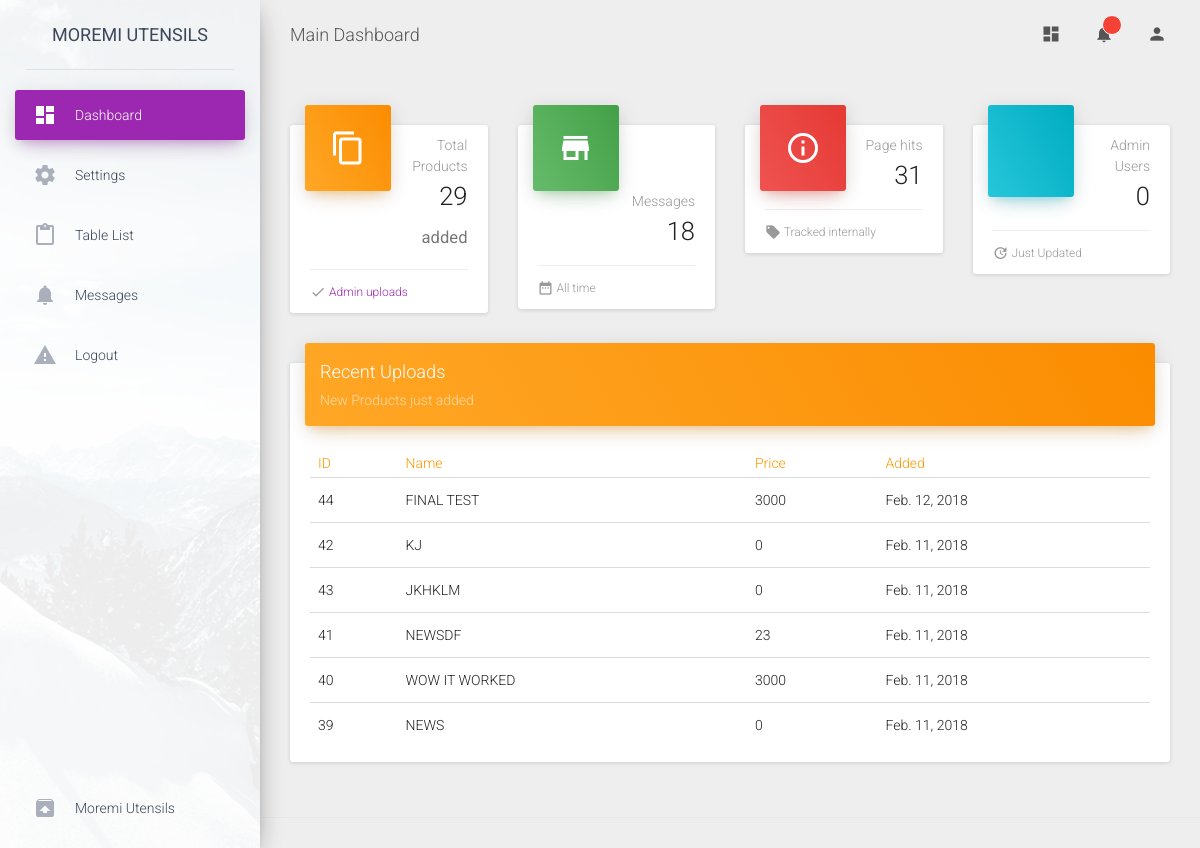
/cpanel (signed in), run on an earlier commit of the app's database.
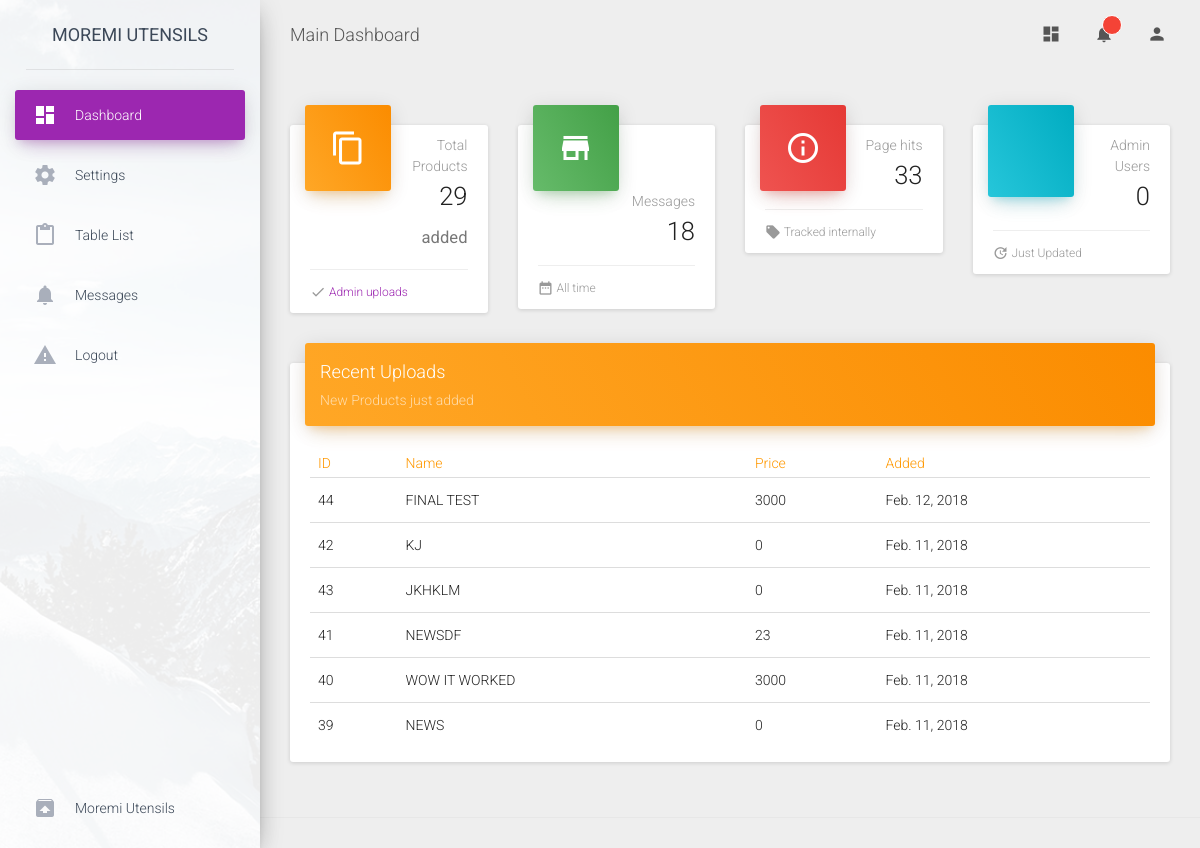
And on a later commit of the database.
### store/models.py (models this page shows, shortened)
class Page(models.Model):
    hits  = models.IntegerField(blank=True, default = 0)
    email = models.CharField(max_length=20, blank=True, default = "notifymailer@gmail.com")

class Product(models.Model):
    name            = models.CharField(max_length=30,unique=True)
    price           = models.IntegerField(default=0)
    details         = models.CharField(max_length=100,blank=True)
    slug            = models.SlugField(blank=True,unique=True)
    comments        = models.IntegerField(default=0)
    pub_date        = models.DateField(auto_now=True, blank=True)
    added           = models.FloatField(default=time.time(), null=True, blank=True)
    image           = models.FileField(upload_to='product-imgs/',null=True, blank=True)
    posted_by       = models.ForeignKey( User, on_delete=models.CASCADE, blank=True, null = True)
    is_top          = models.BooleanField(default = False)
    date            = models.DateField(auto_now_add=True)
    class Meta:
        ordering = ('name',)

### cpanel/views.py (the view)
# urls.py: path('',  views.dashboard, name='dashboard'),
@login_required
def dashboard(request):
    users = (User.objects.count())
    all_accounts = UserAccount.objects.all()
    products = Product.objects.order_by('-added')[:6]
    count = Product.objects.count()
    messages = Messages.objects.all()
    page = Page.objects.get(id = 1)
    print(messages)
    context = {"webaddress":webaddress[0],"count":count, "products":(products), "messages":(messages), "all_accounts":all_accounts,"page": page, "users":users}
    return render(request, 'admin/dashboard.html', context)

### store/models.py (called while the page is built)
    def __str__(self):              # __unicode__ on Python 2
        return self.message

### templates/admin/dashboard.html (shortened to what this page needs)
<!doctype html>
{% load static %}
<html lang="en">
<head>
    <link href="{% static "assets/css/bootstrap.min.css" %}" rel="stylesheet" />
    <link href="{% static "assets/css/material-dashboard.css" %}" rel="stylesheet" />
    <link href="{% static "assets/css/demo.css" %}" rel="stylesheet" />
    <link href="http://maxcdn.bootstrapcdn.com/font-awesome/latest/css/font-awesome.min.css" rel="stylesheet">
</head>
<body>
    <div class="wrapper">
        <div class="sidebar" data-color="purple" data-image="{% static "assets/img/sidebar-1.jpg" %}">
            <div class="logo">
                <a href="http://www.creative-tim.com" class="simple-text">
                    Moremi Utensils
                </a>
            </div>
            <div class="sidebar-wrapper">
                <ul class="nav">
                    <li class="active">
                        <a href="#">
                            <i class="material-icons">dashboard</i>
                            <p>Dashboard</p>
                        </a>
                    </li>
                    <li>
                        <a href="{{webadrress}}/cpanel/settings">
                            <i class="material-icons">settings</i>
                            <p>Settings</p>
                        </a>
                    </li>
                    <li>
                        <a href="{{webadrress}}/cpanel/tables">
                            <i class="material-icons">content_paste</i>
                            <p>Table List</p>
                        </a>
                    </li>
                    <li>
                        <a href="{{webadrress}}/cpanel/notifications">
                            <i class="material-icons text-gray">notifications</i>
                            <p>Messages</p>
                        </a>
                    </li>
                    <li>
                        <a href="{{webadrress}}/cpanel/logout">
                            <i class="material-icons text-gray">warning</i>
                            <p>Logout</p>
                        </a>
                    </li>
                    <li class="active-pro">
                        <a href="">
                            <i class="material-icons">unarchive</i>
                            <p>Moremi Utensils</p>
                        </a>
                    </li>
                </ul>
            </div>
        </div>
        <div class="main-panel">
            <nav class="navbar navbar-transparent navbar-absolute">
                <div class="container-fluid">
                    <div class="navbar-header">
                        <a class="navbar-brand" href="#"> Main Dashboard </a>
                    </div>
                    <div class="collapse navbar-collapse">
                        <ul class="nav navbar-nav navbar-right">
                            <li>
                                <a href="#pablo" class="dropdown-toggle" data-toggle="dropdown">
                                    <i class="material-icons">dashboard</i>
                                </a>
                            </li>
                            <li class="dropdown">
                                <a href="#" class="dropdown-toggle" data-toggle="dropdown">
                                    <i class="material-icons">notifications</i>
                                    <span class="notification"></span>
                                </a>
                            </li>
                            <li>
                                <a href="#pablo" class="dropdown-toggle" data-toggle="dropdown">
                                    <i class="material-icons">person</i>
                                </a>
                            </li>
                        </ul>
                    </div>
                </div>
            </nav>
            <div class="content">
                <div class="container-fluid">
                    <div class="row">
                        <div class="col-lg-3 col-md-6 col-sm-6">
                            <div class="card card-stats">
                                <div class="card-header" data-background-color="orange">
                                    <i class="material-icons">content_copy</i>
                                </div>
                                <div class="card-content">
                                    <p class="category">Total Products</p>
                                    <h3 class="title">{{count}}
                                        <small>added</small>
                                    </h3>
                                </div>
                                <div class="card-footer">
                                    <div class="stats">
                                        <i class="material-icons text-succes">check</i>
                                        <a href="#pablo">Admin uploads</a>
                                    </div>
                                </div>
                            </div>
                        </div>
                        <div class="col-lg-3 col-md-6 col-sm-6">
                            <div class="card card-stats">
                                <div class="card-header" data-background-color="green">
                                    <i class="material-icons">store</i>
                                </div>
                                <div class="card-content">
                                    <p class="category">Messages</p>
                                    <h3 class="title">{{messages|length}}</h3>
                                </div>
                                <div class="card-footer">
                                    <div class="stats">
                                        <i class="material-icons">date_range</i> All time
                                    </div>
                                </div>
                            </div>
                        </div>
                        {% if user.is_authenticated %}
                        <div class="col-lg-3 col-md-6 col-sm-6">
                            <div class="card card-stats">
                                <div class="card-header" data-background-color="red">
                                    <i class="material-icons">info_outline</i>
                                </div>
                                <div class="card-content">
                                    <p class="category">Page hits</p>
                                    <h3 class="title">{{page.hits}}</h3>
                                </div>
                                <div class="card-footer">
                                    <div class="stats">
                                        <i class="material-icons">local_offer</i> Tracked internally
                                    </div>
                                </div>
                            </div>
                        </div>
                        {% endif %}
                        <div class="col-lg-3 col-md-6 col-sm-6">
                            <div class="card card-stats">
                                <div class="card-header" data-background-color="blue">
                                    <i class="fa fa"></i>
                                </div>
                                <div class="card-content">
                                    <p class="category">Admin Users</p>
                                    <h3 class="title">{{all_accounts|length}}</h3>
                                </div>
                                <div class="card-footer">
                                    <div class="stats">
                                        <i class="material-icons">update</i> Just Updated
                                    </div>
                                </div>
                            </div>
                        </div>
                    </div>
                    <div class="row">
                        <div class="col-lg-12 col-md-12">
                            <div class="card">
                                <div class="card-header" data-background-color="orange">
                                    <h4 class="title">Recent Uploads</h4>
                                    <p class="category">New Products just added</p>
                                </div>
                                <div class="card-content table-responsive">
                                    <table class="table table-hover">
                                        <thead class="text-warning">
                                            <th>ID</th>
                                            <th>Name</th>
                                            <th>Price</th>
                                            <th>Added</th>
                                        </thead>
                                        <tbody>
                                            {% for product in products %}
                                            <tr>
                                                <td>{{product.id}}</td>
                                                <td>{{product.name|upper}}</td>
                                                <td>{{product.price}}</td>
                                                <td>{{product.date}}</td>
                                            </tr>
                                            {% endfor %}
                                        </tbody>
                                    </table>
                                </div>
                            </div>
                        </div>
                    </div>
                </div>
            </div>
            <footer class="footer">
            </footer>
        </div>
    </div>
</body>
</html>

### static/assets/css/demo.css (style rules this page uses)
@media (min-width: 992px) { .sidebar .nav>li.active-pro { position: absolute; width: 100%; bottom: 10px; } }

What changed in the data, as far as the page shows it:
changed Page: hits "31" → "33"
